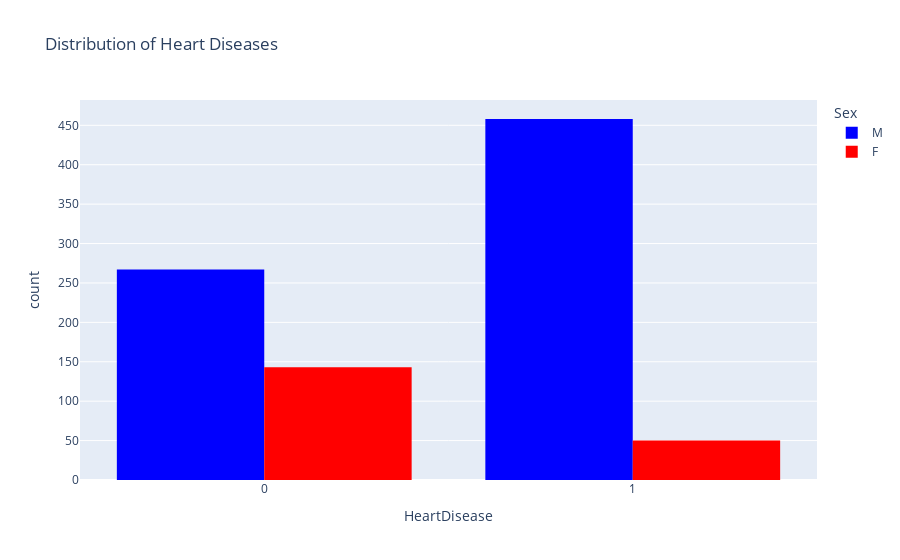

Here is the notebook cell this chart was saved with:
### Code cell
# Create a histogram for the distribution of Heart Disease by Sex with custom colors
fig = px.histogram(df, 
                   x="HeartDisease", 
                   color="Sex", 
                   hover_data=df.columns, 
                   title="Distribution of Heart Diseases", 
                   barmode="group",
                   color_discrete_map={"M": "blue", "F": "red"})  # Blue for M and Red for F

# Show the plot
fig.show()

# Print the percentage of males and females with Heart Disease
print(f"The percentage of males with Heart Disease is: {male_percentage:.2f}%")
print(f"The percentage of females with Heart Disease is: {female_percentage:.2f}%")

### Figure 1 — Plotly figure (JSON) as saved in the notebook; plotly's stock layout.template omitted (floating-point values rounded to 4 significant figures; data arrays with more than 128 entries replaced by an {"elided": "..."} marker saying what was removed)
{"data": [{"alignmentgroup": "True", "bingroup": "x", "hovertemplate": "Sex=M<br>HeartDisease=%{x}<br>count=%{y}<extra></extra>", "legendgroup": "M", "marker": {"color": "blue", "pattern": {"shape": ""}}, "name": "M", "offsetgroup": "M", "orientation": "v", "showlegend": true, "type": "histogram", "x": {"elided": "725 int values"}, "xaxis": "x", "yaxis": "y"}, {"alignmentgroup": "True", "bingroup": "x", "hovertemplate": "Sex=F<br>HeartDisease=%{x}<br>count=%{y}<extra></extra>", "legendgroup": "F", "marker": {"color": "red", "pattern": {"shape": ""}}, "name": "F", "offsetgroup": "F", "orientation": "v", "showlegend": true, "type": "histogram", "x": {"elided": "193 int values"}, "xaxis": "x", "yaxis": "y"}], "layout": {"barmode": "group", "legend": {"title": {"text": "Sex"}, "tracegroupgap": 0}, "title": {"text": "Distribution of Heart Diseases"}, "xaxis": {"anchor": "y", "domain": [0, 1], "title": {"text": "HeartDisease"}}, "yaxis": {"anchor": "x", "domain": [0, 1], "title": {"text": "count"}}}}
